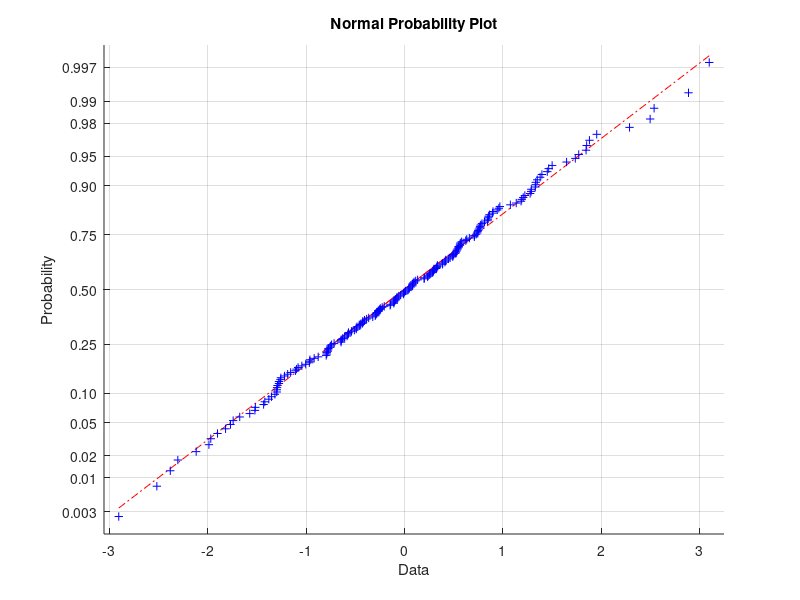

Recreate this plot in MATLAB.
% Normal probability plot
N=200; %200 values
y=randn(N,1); %random signal with normal PDF
normplot(y); % the normal probability plot
